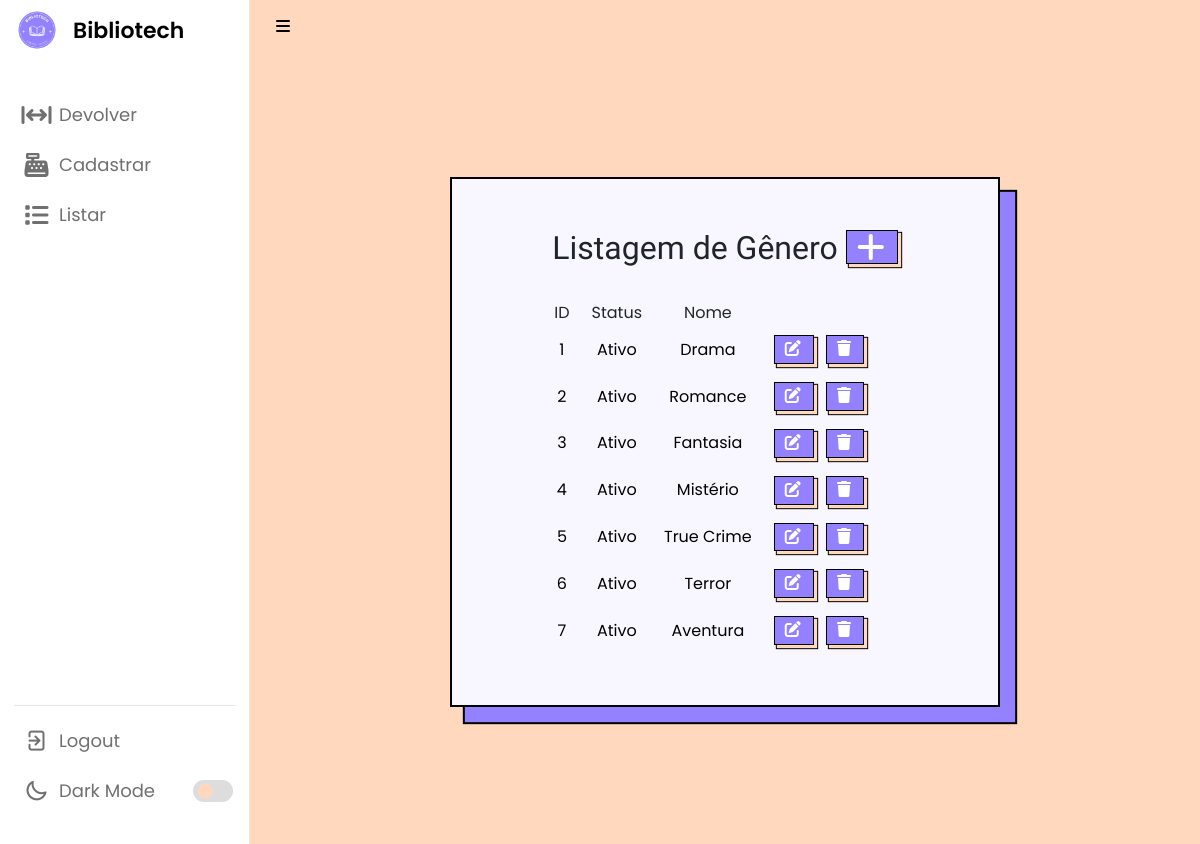
/listarGenero.php (signed in), run on the app's committed database.
### tables this page shows
CREATE TABLE `genero` (
  `id` int(11) NOT NULL,
  `status` varchar(45) NOT NULL,
  `nome` varchar(100) NOT NULL
);

### listarGenero.php (the view, shortened to what this page needs)
<?php
require_once("conexao.php");
$sql = "select * from genero";
$resultado = mysqli_query($conexao, $sql);
?>
<!DOCTYPE html>
<html lang="pt-br">
<head>
    <link rel="stylesheet" href="css/style.css">
    <link rel="stylesheet" href="css/cadastrar.css">
    <link rel="stylesheet" href="css/bootstrap.css">
    <link rel="stylesheet" href="https://unicons.iconscout.com/release/v4.0.0/css/line.css">
</head>
<body>
    <nav>
        <a href="main.php" style="text-decoration: none">
            <div class="logo-name">
                <div class="logo-image">
                    <img src="logo.ico" alt="">
                </div>
                <span class="logo_name">Bibliotech</span>
            </div>
        </a>
        <div class="menu-items">
            <ul class="nav-links">
                <?php require_once('sidebar.php') ?>
            </ul>
            <ul class="logout-mode">
                <li><a href="sair.php">
                        <i class="uil uil-signout"></i>
                        <span class="link-name">Logout</span>
                    </a></li>
                <li class="mode">
                    <a href="#">
                        <i class="uil uil-moon"></i>
                        <span class="link-name">Dark Mode</span>
                    </a>
                    <div class="mode-toggle">
                        <span class="switch"></span>
                    </div>
                </li>
            </ul>
        </div>
    </nav>
    <section class="dashboard">
        <div class="navbar bg-body-tertiary">
            <div class="container-fluid">
                <i class="fa-solid fa-bars sidebar-toggle botaoNav"></i>
            </div>
        </div>
        <div class="corpo">
            <div class="geekcb-wrapper">
                <form method="post" class="geekcb-form-contact">
                    <div class="listar">
                        <h2 style="font-family: 'Fjalla One'; text-align: center">Listagem de Gênero
                            <a href="cadastrarGenero.php" class="botao">
                                <i class="fa-solid fa-plus"></i>
                            </a>
                        </h2><br>
                        <table>
                            <thead>
                                <tr>
                                    <td>ID</td>
                                    <td>Status</td>
                                    <td>Nome</td>
                                </tr>
                            <tbody>
                                <?php while ($linha = mysqli_fetch_array($resultado)) { ?>
                                    <tr>
                                        <td>
                                            <?= $linha['id'] ?>
                                        </td>
                                        <td>
                                            <?= $linha['status'] ?>
                                        </td>
                                        <td>
                                            <?= $linha['nome'] ?>
                                        </td>
                                        <td>
                                            <a style="margin-right: 8px;" href="alterarGenero.php? id=<?= $linha['id'] ?>"
                                                class="botao">
                                                <i class="fa-solid fa-pen-to-square"></i></a>
                                            <a href="listarGenero.php? id=<?= $linha['id'] ?>" class="botao"
                                                onclick="return confirm('Deseja mesmo excluir o cadastro?')">
                                                <i class="fa-sharp fa-solid fa-trash"></i> </a>
                                        </td>
                                    </tr>
                                <?php } ?>
                            </tbody>
                        </table>
                    </div>
                </form>
            </div>
        </div>
    </section>
</body>
</html>

### css/style.css (style rules this page uses)
* { margin: 0; padding: 0; box-sizing: border-box; font-family: 'Poppins', sans-serif; }
:root { --primary-color: #9381ff; --panel-color: #ffd8be; --text-color: #000; --black-light-color: #707070; --border-color: #e6e5e5; --toggle-color: #DDD; --box1-color: #4DA3FF; --box2-color: #FFE6AC; --box3-color: #E7D1FC; --index-i: #9381ff; --title-icon-color: #fff; --nav-color: white; --botaoNav: black; --tran-05: all 0.5s ease; --tran-03: all 0.3s ease; --tran-03: all 0.2s ease; }
body { min-height: 100vh; background-color: var(--primary-color); }
nav { position: fixed; top: 0; left: 0; height: 100%; width: 250px; padding: 10px 14px; background-color: var(--nav-color); border-right: 1px solid var(--border-color); transition: var(--tran-05); }
.botaoNav { color: var(--botaoNav); cursor: pointer; }
nav .logo-name { display: flex; align-items: center; }
nav .logo-image { display: flex; justify-content: center; min-width: 45px; }
nav .logo-image img { width: 40px; object-fit: cover; border-radius: 50%; }
nav .logo-name .logo_name { font-size: 22px; font-weight: 600; color: var(--text-color); margin-left: 14px; transition: var(--tran-05); }
nav .menu-items { margin-top: 40px; height: calc(100% - 90px); display: flex; flex-direction: column; justify-content: space-between; }
.menu-items li { list-style: none; }
.menu-items li a { display: flex; align-items: center; height: 50px; text-decoration: none; position: relative; }
.menu-items li a i { font-size: 24px; min-width: 45px; height: 100%; display: flex; align-items: center; justify-content: center; color: var(--black-light-color); }
.menu-items li a .link-name { font-size: 18px; font-weight: 400; color: var(--black-light-color); transition: var(--tran-05); }
.menu-items .logout-mode { padding-top: 10px; border-top: 1px solid var(--border-color); }
.menu-items .mode { display: flex; align-items: center; white-space: nowrap; }
.menu-items .mode-toggle { position: absolute; right: 14px; height: 50px; min-width: 45px; display: flex; align-items: center; justify-content: center; cursor: pointer; }
.mode-toggle .switch { position: relative; display: inline-block; height: 22px; width: 40px; border-radius: 25px; background-color: var(--toggle-color); }
.switch:before { content: ""; position: absolute; left: 5px; top: 50%; transform: translateY(-50%); height: 15px; width: 15px; background-color: var(--panel-color); border-radius: 50%; transition: var(--tran-03); }
.dashboard { position: relative; left: 250px; background-color: var(--panel-color); min-height: 100vh; width: calc(100% - 250px); padding: 10px 14px; transition: var(--tran-05); }
table tbody td { height: 2.8rem; color: #000000; }
table tbody tr:last-child td { border: 2; }
.listar table td { padding-right: 20px; text-align: center; }
nav ul { list-style: none; }
nav ul li { line-height: 60px; }

### css/cadastrar.css (style rules this page uses)
.corpo { align-items: center; display: flex; height: auto; justify-items: center; margin: 0; width: auto; }
.geekcb-wrapper { align-items: center; display: flex; flex-direction: column; height: 100vh; justify-content: center; width: 150vw; }
.geekcb-form-contact { background-color: #f8f7ff; border: 2px solid black; box-shadow: 15px 15px 1px #9381ff, 15px 15px 1px 2px black; padding: 50px 100px; transition: .2s all linear; }
.botao { background-color: #9381ff; border: 1px solid black; box-shadow: 3px 3px 1px #ffd8be, 3px 3px 1px 1px black; color: #fff; cursor: pointer; display: inline-block; letter-spacing: 2px; line-height: 20pt; margin: 0 auto; outline: none; padding: 0 10px; text-transform: uppercase; transition: .2 all ease-in-out; }

### data on the page
genero: id "1", status "Ativo", nome "Drama"
genero: id "2", status "Ativo", nome "Romance"
genero: id "3", status "Ativo", nome "Fantasia"
genero: id "4", status "Ativo", nome "Mistério"
genero: id "5", status "Ativo", nome "True Crime"
genero: id "6", status "Ativo", nome "Terror"
genero: id "7", status "Ativo", nome "Aventura"
